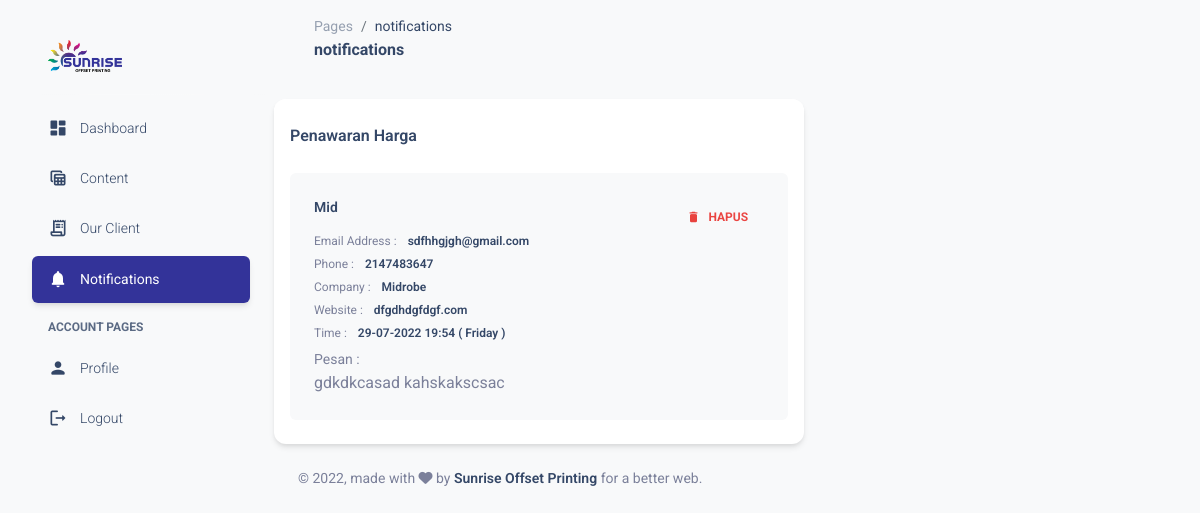
Page /admin/notifications.php (signed in) on the committed database.
### tables this page shows
CREATE TABLE `message` (
  `id_message` int(11) NOT NULL,
  `nama` varchar(20) NOT NULL,
  `email` varchar(30) NOT NULL,
  `phone` int(11) NOT NULL,
  `company` varchar(30) NOT NULL,
  `website` varchar(30) NOT NULL,
  `pesan` text NOT NULL,
  `tanggal` datetime NOT NULL
);

### admin/notifications.php (the view, shortened to what this page needs)
<!DOCTYPE html>
<html lang="en">
  <head>
<link href="../admin/assets/css/nucleo-icons.css" rel="stylesheet" />
<link href="../admin/assets/css/nucleo-svg.css" rel="stylesheet" />
<link id="pagestyle" href="../admin/assets/css/material-dashboard.css" rel="stylesheet" />
  </head>
  <body class="g-sidenav-show  bg-gray-100">
      <aside class="sidenav navbar navbar-vertical navbar-expand-xs border-0 border-radius-xl my-3 fixed-start ms-3   bg-gradient-white" id="sidenav-main">
  <div class="sidenav-header">
    <a class="navbar-brand m-0" href="" target="_blank">
      <img src="assets/img/logo2.png" class="navbar-brand-img h-100" alt="main_logo">
    </a>
  </div>
  <hr class="horizontal light mt-0 mb-2">
  <div class="collapse navbar-collapse  w-auto " id="sidenav-collapse-main">
    <ul class="navbar-nav">
<li class="nav-item">
  <a class="nav-link text-dark " href="./index.php">
      <div class="text-dark text-center me-2 d-flex align-items-center justify-content-center">
        <i class="material-icons opacity-10">dashboard</i>
      </div>
    <span class="nav-link-text ms-1">Dashboard</span>
  </a>
</li>
<li class="nav-item">
  <a class="nav-link text-dark" href="./content.php">
      <div class="text-dark text-center me-2 d-flex align-items-center justify-content-center">
        <i class="material-icons opacity-10">table_view</i>
      </div>
    <span class="nav-link-text ms-1">Content</span>
  </a>
</li>
<li class="nav-item">
  <a class="nav-link text-dark " href="./ourclient.php">
      <div class="text-dark text-center me-2 d-flex align-items-center justify-content-center">
        <i class="material-icons opacity-10">receipt_long</i>
      </div>
    <span class="nav-link-text ms-1">Our Client</span>
  </a>
</li>
<li class="nav-item">
  <a class="nav-link text-dark active bg-gradient-primary " href="./notifications.php">
      <div class="text-dark text-center me-2 d-flex align-items-center justify-content-center">
        <i class="material-icons opacity-10">notifications</i>
      </div>
    <span class="nav-link-text ms-1">Notifications</span>
  </a>
</li>
    <li class="nav-item mt-3">
      <h6 class="ps-4 ms-2 text-uppercase text-xs text-dark font-weight-bolder opacity-8">Account pages</h6>
    </li>
<li class="nav-item">
  <a class="nav-link text-dark " href="./profile.php">
      <div class="text-dark text-center me-2 d-flex align-items-center justify-content-center">
        <i class="material-icons opacity-10">person</i>
      </div>
    <span class="nav-link-text ms-1">Profile</span>
  </a>
</li>
<li class="nav-item">
  <a class="nav-link text-dark " href="./logout.php">
      <div class="text-dark text-center me-2 d-flex align-items-center justify-content-center">
        <i class="material-icons opacity-10">logout</i>
      </div>
    <span class="nav-link-text ms-1">Logout</span>
  </a>
</li>
    </ul>
  </div>
</aside>
      <main class="main-content border-radius-lg ">
<nav class="navbar navbar-main navbar-expand-lg px-0 mx-4 shadow-none border-radius-xl" id="navbarBlur" data-scroll="true">
  <div class="container-fluid py-1 px-3">
    <nav aria-label="breadcrumb">
      <ol class="breadcrumb bg-transparent mb-0 pb-0 pt-1 px-0 me-sm-6 me-5">
        <li class="breadcrumb-item text-sm"><a class="opacity-5 text-dark" href="javascript:;">Pages</a></li>
        <li class="breadcrumb-item text-sm text-dark active" aria-current="page">notifications</li>
      </ol>
      <h6 class="font-weight-bolder mb-0">notifications</h6>
  </nav>
  </div>
  </nav>
      <div class="row">
        <div class="col-md-7 mt-4">
          <div class="card">
            <div class="card-header pb-0 px-3">
              <h6 class="mb-0">Penawaran Harga</h6>
            </div>
            <?php
                        include '../config/database.php';
                        $sql="select * from message order by id_message desc";
                        $hasil=mysqli_query($kon,$sql);
                        while ($data = mysqli_fetch_array($hasil)):
                    ?>
            <div class="card-body pt-4 p-3">
              <ul class="list-group">
                <li class="list-group-item border-0 d-flex p-4 mb-2 bg-gray-100 border-radius-lg">
                  <div class="d-flex flex-column">
                    <h6 class="mb-3 text-sm"><?php echo $data['nama'];?></h6>
                    <span class="mb-2 text-xs">Email Address : <span class="text-dark font-weight-bold ms-sm-2"><?php echo $data['email'];?></span></span>
                    <span class="mb-2 text-xs">Phone : <span class="text-dark ms-sm-2 font-weight-bold"><?php echo $data['phone'];?></span></span>
                    <span class="mb-2 text-xs">Company : <span class="text-dark ms-sm-2 font-weight-bold"><?php echo $data['company'];?></span></span>
                    <span class="mb-2 text-xs">Website : <span class="text-dark ms-sm-2 font-weight-bold"><?php echo $data['website'];?></span></span>
                    <span class="mb-2 text-xs">Time : <span class="text-dark ms-sm-2 font-weight-bold"><?php echo date("d-m-Y H:i ( l )",strtotime($data['tanggal'])); ?></span></span>
                    <span class=" text-sm">Pesan : <span class="text-dark ms-sm-2 "></span></span>
                    <div class="col">
                      <span><?php echo $data['pesan'];?></span>
                    </div>
                  </div>
                  <div class="ms-auto text-end">
                    <a class="btn btn-link btn-hapus text-danger text-gradient px-3 mb-0" id_message="<?php echo $data['id_message']; ?>"><i class="material-icons text-sm me-2">delete</i>Hapus</a>
                  </div>
                </li>
              </ul>
            </div>
            <?php endwhile; ?>
          </div>
        </div>
<footer class="footer py-4 w-100  ">
  <div class="container-fluid">
    <div class="row align-items-center justify-content-lg-between">
      <div class="col-lg-6 mb-lg-0 mb-4">
        <div class="copyright text-center text-sm text-muted text-lg-start">
          © ,
          made with <i class="fa fa-heart"></i> by
          <a href="" class="font-weight-bold" target="_blank">Sunrise Offset Printing</a>
          for a better web.
        </div>
      </div>
    </div>
  </div>
</footer>
</div>
</main>
  </body>
</html>

### rows in the picture
message: nama "Mid", email "sdfhhgjgh@gmail.com", phone "2147483647", company "Midrobe", website "dfgdhdgfdgf.com", tanggal "29-07-2022 19:54 ( Friday )", pesan "gdkdkcasad kahskakscsac"
